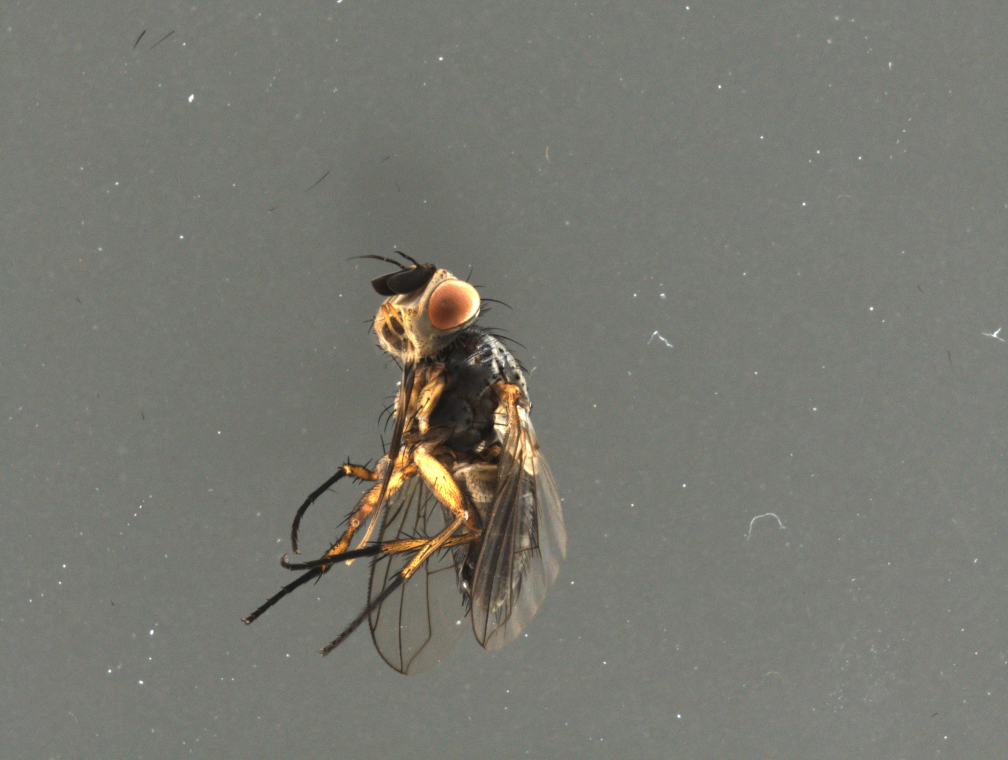
#> input picture data/img/ver1/CAS001_CAS0000004_stacked_03_H.jpg, 4032 x 3040 px, given as the content of the folder cuments/python/tachinidae_analyzer/data/focus_stacking/align, which was not available (shown at 1/4 size)
$ python depth_refinement.py   (older library calls are emulated)
#> lines starting #> are read from the running program, lines starting #| are printed output that depends on the picture; pictures that were not available may be replaced by others from this repository, and a replacement may not be noted
### tachinidae_analyzer/focus_stacking/utils.py
import os
import cv2
import numpy as np

# General
WEIGHTS = np.array(
        [[0, 0, 1, 2, 1, 0, 0],
        [0, 1, 2, 3, 2, 1, 0],
        [1, 2, 3, 4, 3, 2, 1],
        [2, 3, 4, 5, 4, 3, 2],
        [1, 2, 3, 4, 3, 2, 1],
        [0, 1, 2, 3, 2, 1, 0],
        [0, 0, 1, 2, 1, 0, 0]])

def convert_to_grayscale(img):
    imGray = cv2.cvtColor(img, cv2.COLOR_BGR2GRAY)
    return imGray

def read_image(image_path):
    img = cv2.imread(image_path, cv2.IMREAD_COLOR)
    if img is None or img.size == 0:
        raise ValueError(f"Failed to load the image at {image_path}")
    return img

# [15 lines left out: functions save_image, find_all_files, not called in this run]

def read_images_from_path(img_path):
    img_list = []

    for root, dirs, files in os.walk(img_path):
        for file in files:
            image_path = os.path.join(root, file)
            img_list.append(read_image(image_path))
#> in read_image, img is the input picture: shape (3040, 4032, 3); mean B, G, R 112.6, 120.4, 120.1

    return img_list

def normalize(x):
    max_, min_ = np.max(x), np.min(x)
    normalized = (x - min_) /(max_ - min_)
    return normalized

### tachinidae_analyzer/focus_stacking/depth_refinement.py
from pygco import cut_simple
from utils import *

import argparse
import cv2
import numpy as np

def graph_cut(img_list, gaussian_size, unary_scale, pair_scale, n_iter):
    imGray_list = []
    for img in img_list:
        imGray_list.append(convert_to_grayscale(img))

    n = len(imGray_list)
    unary_cost = []
    ii, jj = np.meshgrid(range(n), range(n))
    pairwise_cost = np.abs(ii - jj) * pair_scale

    for imGray in imGray_list:
        gray_img = imGray.astype(np.float32) / 255.
        grad = np.exp(-(cv2.Sobel(gray_img, cv2.CV_32F, 1, 1)**2))
        unary_cost.append(cv2.GaussianBlur(grad, (gaussian_size, gaussian_size), 0) * unary_scale)

    unary_cost = normalize(np.stack(unary_cost, axis=-1)) * unary_scale
    graph_img = cut_simple(unary_cost.astype(np.int32), pairwise_cost.astype(np.int32), n_iter)

    return graph_img

def weighted_median_filter(img):
    wmf_img = np.zeros_like(img)

    height, width = img.shape
    kernel_size = len(WEIGHTS)
    MARGIN = int(kernel_size/2)
    medIdx = int((np.sum(WEIGHTS) - 1) / 2)

    for i in range(MARGIN, height-MARGIN):
        for j in range(MARGIN, width-MARGIN):
            neighbors = []
            for k in range(-MARGIN, MARGIN+1):
                for l in range(-MARGIN, MARGIN+1):
                    a = img.item(i+k, j+l)
                    w = WEIGHTS[k+MARGIN, l+MARGIN]
                    for _ in range(w):
                        neighbors.append(a)
            neighbors.sort()
            median = neighbors[medIdx]
            wmf_img.itemset((i,j), median)

    return wmf_img

def main(base_path):

    img_path = os.path.join(base_path, 'align')
    graph_save_path = os.path.join(base_path, 'graph_cut')
    wmf_save_path = os.path.join(base_path, 'wmf')
    save_as = 'output.jpg'

    img_list = read_images_from_path(img_path)
#> img_list = 1 item

    print("Obtaining graph-cut depth-map ... It'll take a while ...")
    graph_img = graph_cut(img_list, gaussian_size=9, unary_scale=2*22, pair_scale=2**12, n_iter=5)
#> the loop in graph_cut, `for img in img_list:` made 1 pass
#> pass 1, in convert_to_grayscale, `imGray = cv2.cvtColor(img, cv2.COLOR_BGR2GRAY)`:
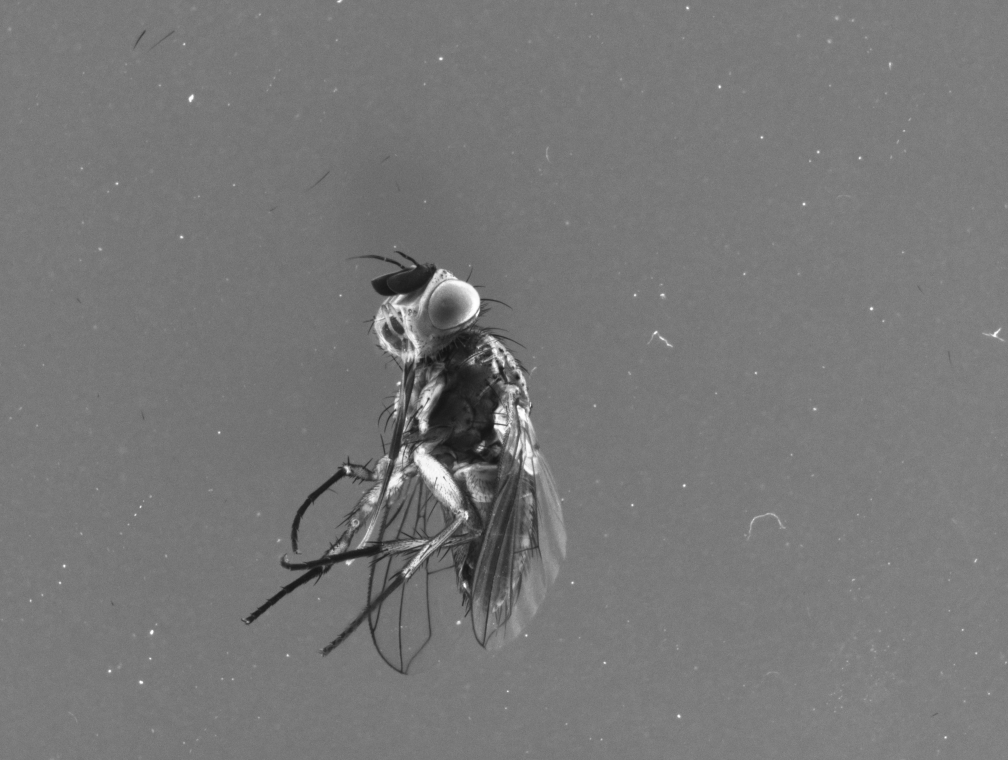
#> imGray: shape (3040, 4032) (shown at 1/4 size); min 16, max 255, mean 119.4
#> in graph_cut, `n = len(imGray_list)`: n = 1
#> the loop in graph_cut, `for imGray in imGray_list:` made 1 pass
#> after the loop in graph_cut, `for imGray in imGray_list:`: unary_cost = 1 item
#> in normalize, `max_, min_ = np.max(x), np.min(x)`: max_ = 44; min_ = 42.74
#> in normalize, `normalized = (x - min_) /(max_ - min_)`:
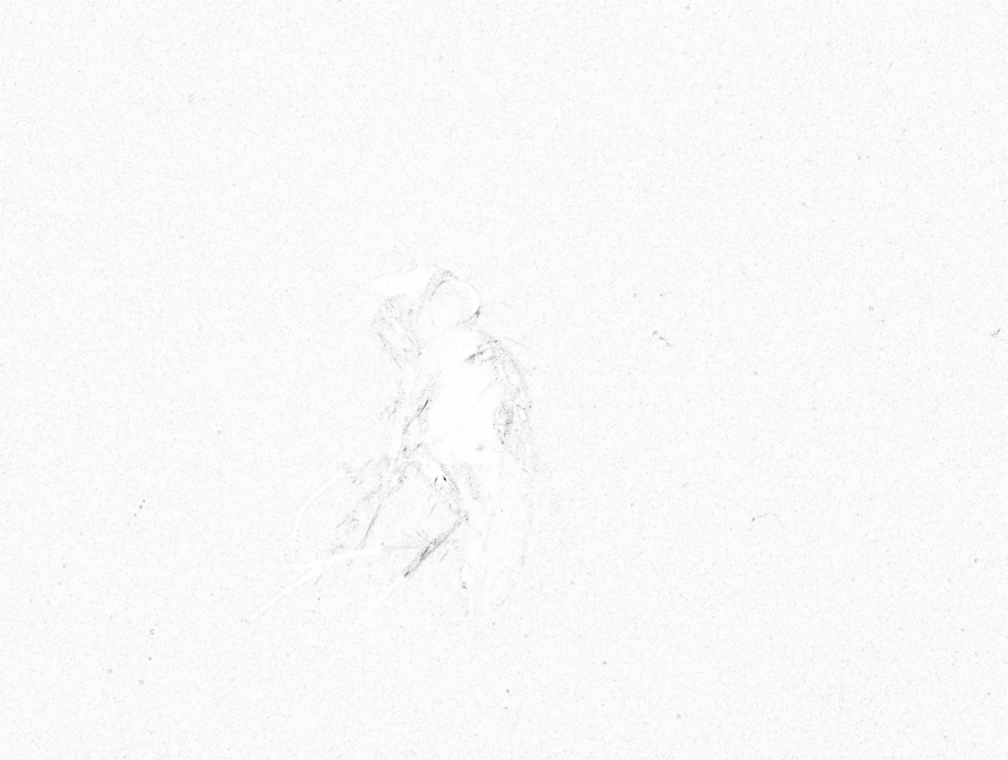
#> normalized: shape (3040, 4032, 1) float32 (shown at 1/4 size); min 0, max 1, mean 0.979
    print("Saving graph-cut depth-map : ", graph_save_path)
    save_image(graph_save_path, save_as, graph_img)

    print("Obtaining weighted median filtered depth-map ...")
    wmf_img = weighted_median_filter(graph_img)
    print("Saving weighted-median-filtered depth map : ", wmf_save_path)
    save_image(wmf_save_path, save_as, wmf_img)

if __name__ == '__main__':
    '''
    parser = argparse.ArgumentParser(description="Depth Refinement")
    parser.add_argument('base_path',
                        default="../dataset/save/07/",
                        help="Base directory")
    args = parser.parse_args()

    base_path = args.base_path

    main(base_path)
    '''
    base_path = '/Users/joshuaalbiez/Documents/python/tachinidae_analyzer/data/focus_stacking'
    main(base_path)
#> (the call stopped at in graph_cut, `graph_img = cut_simple(unary_cost.astype(np.int32), pairwise_cost.asty..`: pygco is not available in this run)

$ run again, on data/img/ver1/CAS001_CAS0000005_stacked_01_H.jpg
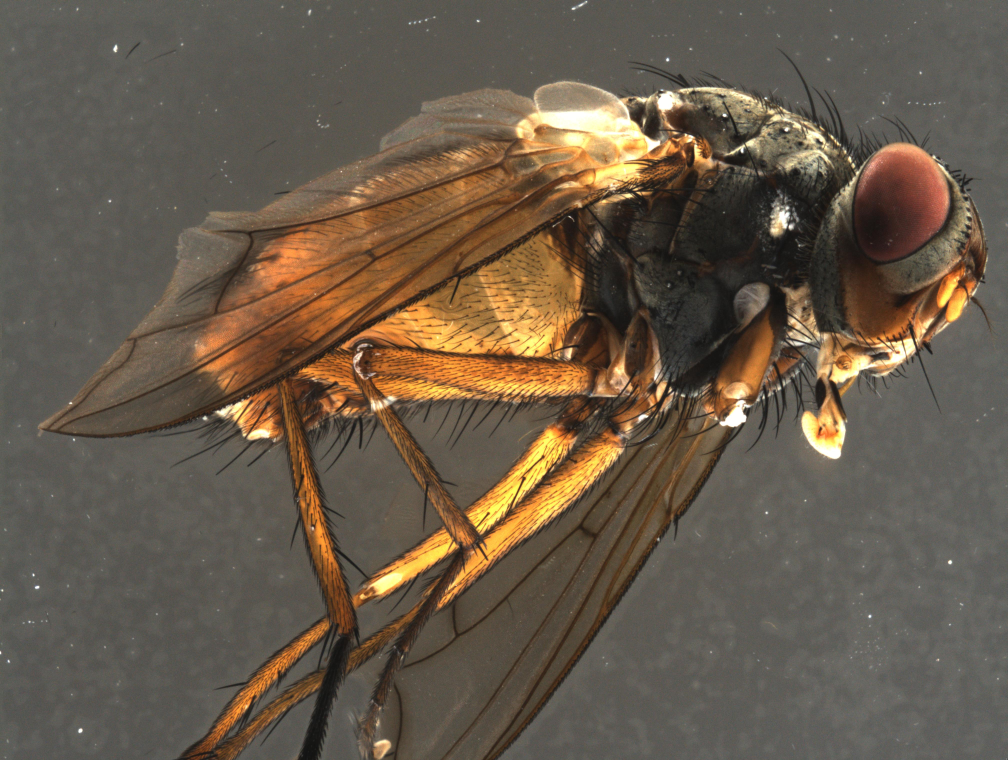
#> input picture data/img/ver1/CAS001_CAS0000005_stacked_01_H.jpg, 4032 x 3040 px, given as the content of the folder cuments/python/tachinidae_analyzer/data/focus_stacking/align, which was not available (shown at 1/4 size)
#> in read_image, img is the input picture: shape (3040, 4032, 3); mean B, G, R 74.7, 90.4, 103.7
#> img_list = 1 item
#> the loop in graph_cut, `for img in img_list:` made 1 pass
#> pass 1, in convert_to_grayscale, `imGray = cv2.cvtColor(img, cv2.COLOR_BGR2GRAY)`:
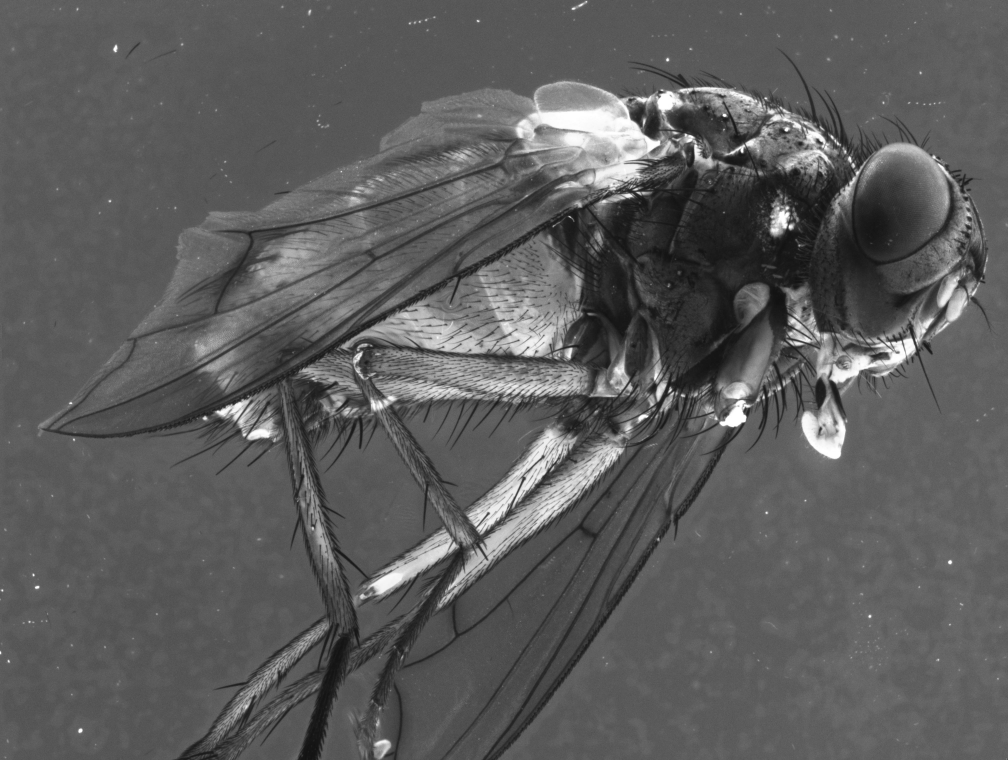
#> imGray: shape (3040, 4032) (shown at 1/4 size); min 1, max 255, mean 92.6
#> n = 1
#> the loop in graph_cut, `for imGray in imGray_list:` made 1 pass
#> after the loop in graph_cut, `for imGray in imGray_list:`: unary_cost = 1 item
#> max_ = 44; min_ = 40.38
